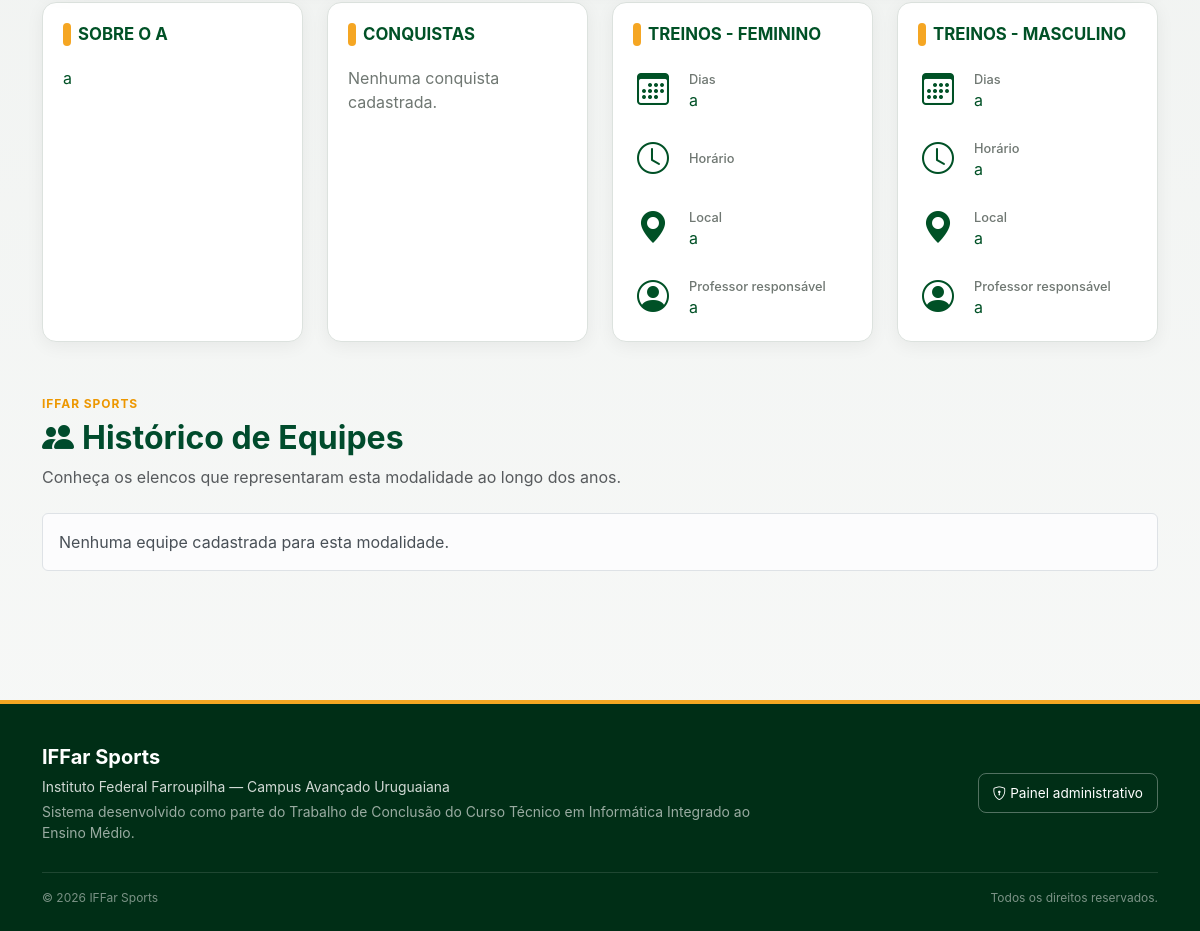
The app's page /index.php?id=esporte&esporte=4 (lower part), older data.
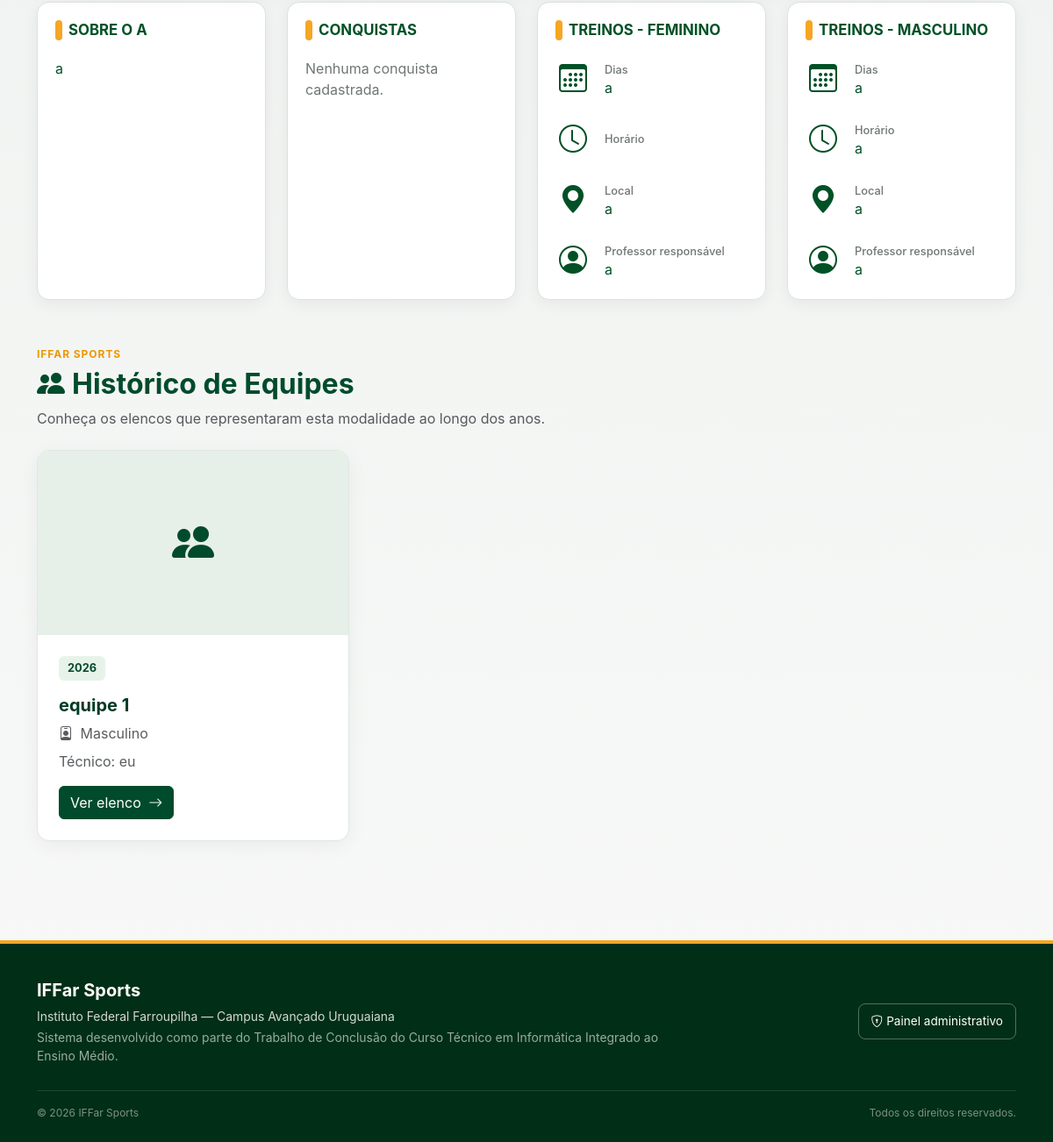
The same page, newer data.
### tables this page shows
CREATE TABLE IF NOT EXISTS `equipes` (
  `id_equipe` int NOT NULL AUTO_INCREMENT,
  `id_esporte` int NOT NULL,
  `nome` varchar(150) NOT NULL,
  `ano` smallint UNSIGNED NOT NULL,
  `categoria` enum('masculino','feminino','misto') NOT NULL,
  `tecnico` varchar(150) DEFAULT NULL,
  `foto` varchar(255) DEFAULT NULL,
  `historico` text,
  `status` enum('atual','historica') NOT NULL DEFAULT 'historica',
  PRIMARY KEY (`id_equipe`),
  KEY `fk_equipes_esporte` (`id_esporte`)
);

### include/esporte.php (the view, shortened to what the changed rows need)
<?php
$idEsporte = filter_input(
    INPUT_GET,
    'esporte',
    FILTER_VALIDATE_INT
);
?>
<?php
$sqlEsporte = "
    SELECT *
    FROM esportes
    WHERE id_esporte = ?
    LIMIT 1
";
$stmt = $conexao->prepare($sqlEsporte);
$stmt->bind_param(
    "i",
    $idEsporte
);
$stmt->execute();
$resultadoEsporte = $stmt->get_result();
?>
<?php
$esporte = $resultadoEsporte->fetch_assoc();
?>
<section class="pagina-esporte">
    <div class="container py-4 py-md-5">
        <div class="row g-4 mt-2">
            <div class="col-12 col-lg-3">
                <article class="card-info-esporte">
                    <h2>
                        <span></span>
                        Sobre o <?= htmlspecialchars($esporte['nome']) ?>
                    </h2>
                </article>
            </div>
            <div class="col-12 col-lg-3">
                <article class="card-info-esporte">
                    <h2>
                        <span></span>
                        Conquistas
                    </h2>
                </article>
            </div>
            <div class="col-12 col-md-6 col-lg-3">
                <article class="card-info-esporte">
                    <h2>
                        <span></span>
                        Treinos - Feminino
                    </h2>
                </article>
            </div>
            <div class="col-12 col-md-6 col-lg-3">
                <article class="card-info-esporte">
                    <h2>
                        <span></span>
                        Treinos - Masculino
                    </h2>
                </article>
            </div>
        </div>
<?php
$equipesDoEsporte = [];
$consultaEquipes = $conexao->prepare(
    "SELECT
        id_equipe,
        nome,
        ano,
        categoria,
        tecnico,
        foto AS foto_equipe
     FROM equipes
     WHERE id_esporte = ?
     ORDER BY ano DESC, nome ASC"
);
if ($consultaEquipes) {
    $consultaEquipes->bind_param('i', $idEsporte);
    $consultaEquipes->execute();
    $resultadoEquipes = $consultaEquipes->get_result();
    $equipesDoEsporte = $resultadoEquipes->fetch_all(MYSQLI_ASSOC);
}
?>
        <section class="historico-equipes mt-5" aria-labelledby="titulo-equipes">
            <div class="mb-4">
                <span class="text-uppercase fw-bold" style="color:#ed9700;font-size:.75rem;letter-spacing:.08em">IFFar Sports</span>
                <h2 id="titulo-equipes" style="color:#004b2c;font-weight:750;margin-top:5px">
                    <i class="bi bi-people-fill me-2"></i>Histórico de Equipes
                </h2>
                <p class="text-muted">Conheça os elencos que representaram esta modalidade ao longo dos anos.</p>
            </div>
            <?php if (!$equipesDoEsporte): ?>
                <div class="alert alert-light border">Nenhuma equipe cadastrada para esta modalidade.</div>
            <?php else: ?>
                <div class="row g-4">
                    <?php foreach ($equipesDoEsporte as $equipe): ?>
                        <?php
                        $foto = str_replace('\\', '/', trim((string)($equipe['foto_equipe'] ?? '')));
                        $foto = ltrim($foto, '/');
                        $fotoSegura = $foto !== '' && str_starts_with($foto, 'img/equipes/')
                            && !str_contains($foto, '..');
                        ?>
                        <div class="col-12 col-md-6 col-lg-4">
                            <article class="historico-equipe-card h-100">
                                <?php if ($fotoSegura): ?>
                                    <img class="historico-equipe-foto"
                                         src="<?= htmlspecialchars($foto, ENT_QUOTES, 'UTF-8') ?>"
                                         alt="Foto de <?= htmlspecialchars($equipe['nome'], ENT_QUOTES, 'UTF-8') ?>">
                                <?php else: ?>
                                    <div class="historico-equipe-placeholder"><i class="bi bi-people-fill"></i></div>
                                <?php endif; ?>
                                <div class="p-3 p-md-4">
                                    <span class="historico-equipe-ano"><?= (int)$equipe['ano'] ?></span>
                                    <h3 class="h5 mt-3 mb-2" style="color:#003b23;font-weight:700">
                                        <?= htmlspecialchars($equipe['nome'], ENT_QUOTES, 'UTF-8') ?>
                                    </h3>
                                    <p class="text-muted mb-2">
                                        <i class="bi bi-person-badge me-1"></i>
                                        <?= htmlspecialchars(ucfirst((string)$equipe['categoria']), ENT_QUOTES, 'UTF-8') ?>
                                    </p>
                                    <?php if (!empty($equipe['tecnico'])): ?>
                                        <p class="text-muted mb-3">Técnico: <?= htmlspecialchars($equipe['tecnico'], ENT_QUOTES, 'UTF-8') ?></p>
                                    <?php endif; ?>
                                    <a class="btn btn-success" style="background:#004b2c;border-color:#004b2c"
                                       href="index.php?id=equipe&equipe=<?= (int)$equipe['id_equipe'] ?>">
                                        Ver elenco <i class="bi bi-arrow-right ms-1"></i>
                                    </a>
                                </div>
                            </article>
                        </div>
                    <?php endforeach; ?>
                </div>
            <?php endif; ?>
        </section>
    </div>
</section>

Row changes from the older to the newer data that the page shows:
added equipes: ano "2026", nome "equipe 1", categoria "Masculino", tecnico "eu"
Text that changed along with them:
text no longer shown: "Nenhuma equipe cadastrada para esta modalidade."
